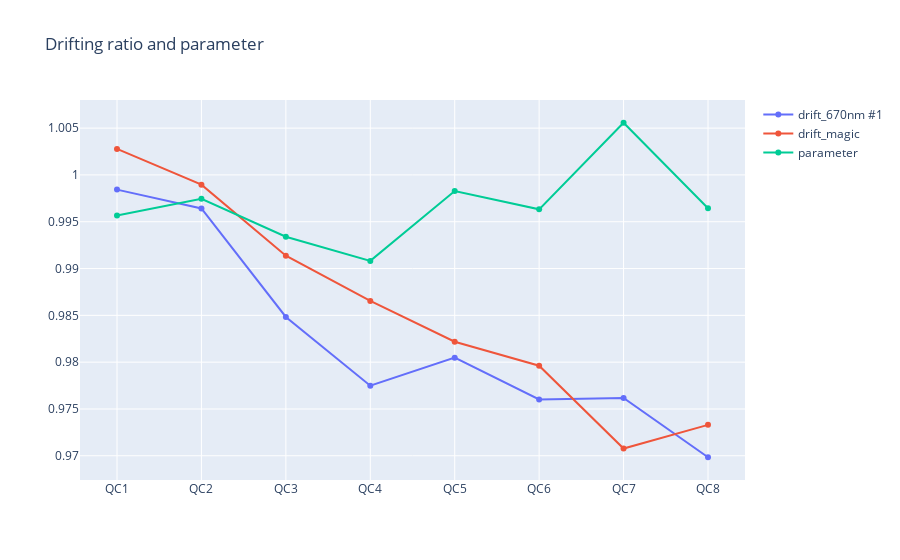

Source (notebook cell):
### Code cell
save_drifting_ratio_and_parameter = True
save_parameter_difference = True
df_ref = df_30C
df_qc = test_data_list
ref_channel = '670nm #1'
target_channel = 'magic'

result = []
for df_qc in test_data_list:    
    ratio_ref = ratio_calculator(df_qc, df_ref, ref_channel)
    ratio_target = ratio_calculator(df_qc, df_ref, target_channel)
    para = ratio_ref/ratio_target
    result.append([ratio_ref, ratio_target, para])

index = ['QC{}'.format(i+1) for i in range(0, len(test_data_list))]
by_ratio_parameter = pd.DataFrame(result, columns=['ratio_ref','ratio_target', 'parameter'], index=index)
by_ratio_parameter['parameter difference'] = by_ratio_parameter.loc[:,'parameter'] - by_ratio_parameter.loc['QC1','parameter']

plot_data = []
trace = go.Scatter(x=by_ratio_parameter.index, y=by_ratio_parameter.loc[:, 'ratio_ref'], name='drift_{}'.format(ref_channel))
plot_data.append(trace)
trace = go.Scatter(x=by_ratio_parameter.index, y=by_ratio_parameter.loc[:, 'ratio_target'], name='drift_{}'.format(target_channel))
plot_data.append(trace)
trace = go.Scatter(x=by_ratio_parameter.index, y=by_ratio_parameter.loc[:, 'parameter'], name='parameter')
plot_data.append(trace)
layout = go.Layout(title='Drifting ratio and parameter')
fig = go.Figure(data=plot_data, layout=layout)
fig.update_traces(textposition='top center', textfont_size=14)
fig.show()

if save_drifting_ratio_and_parameter == True:
    savePath = os.path.join(os.getcwd(), folder_name)
    filename = 'Drifting ratio and parameter'
    fig.write_image(savePath + '/' + filename + '.jpeg', width=1280, height=720)
#     by_ratio_parameter.to_csv(savePath + '/' + filename + '.csv')

plot_data = []
trace = go.Scatter(x=by_ratio_parameter.index, y=by_ratio_parameter.loc[:, 'parameter difference'], name='parameter difference')
plot_data.append(trace)
layout = go.Layout(title='parameter difference')
fig = go.Figure(data=plot_data, layout=layout)
fig.update_traces(textposition='top center', textfont_size=14)
fig.show()

if save_parameter_difference == True:
    savePath = os.path.join(os.getcwd(), folder_name)
    filename = 'parameter difference'
    fig.write_image(savePath + '/' + filename + '.jpeg', width=1280, height=720)
#     by_ratio_parameter.to_csv(savePath + '/' + filename + '.csv')

### Figure 1 — Plotly figure (JSON) as saved in the notebook; plotly's stock layout.template omitted (floating-point values rounded to 4 significant figures)
{"data": [{"name": "drift_670nm #1", "textfont": {"size": 14}, "textposition": "top center", "type": "scatter", "x": ["QC1", "QC2", "QC3", "QC4", "QC5", "QC6", "QC7", "QC8"], "y": [0.9984, 0.9964, 0.9848, 0.9775, 0.9805, 0.976, 0.9762, 0.9698]}, {"name": "drift_magic", "textfont": {"size": 14}, "textposition": "top center", "type": "scatter", "x": ["QC1", "QC2", "QC3", "QC4", "QC5", "QC6", "QC7", "QC8"], "y": [1.003, 0.999, 0.9914, 0.9865, 0.9822, 0.9796, 0.9708, 0.9733]}, {"name": "parameter", "textfont": {"size": 14}, "textposition": "top center", "type": "scatter", "x": ["QC1", "QC2", "QC3", "QC4", "QC5", "QC6", "QC7", "QC8"], "y": [0.9957, 0.9974, 0.9934, 0.9908, 0.9983, 0.9963, 1.006, 0.9964]}], "layout": {"title": {"text": "Drifting ratio and parameter"}}}
